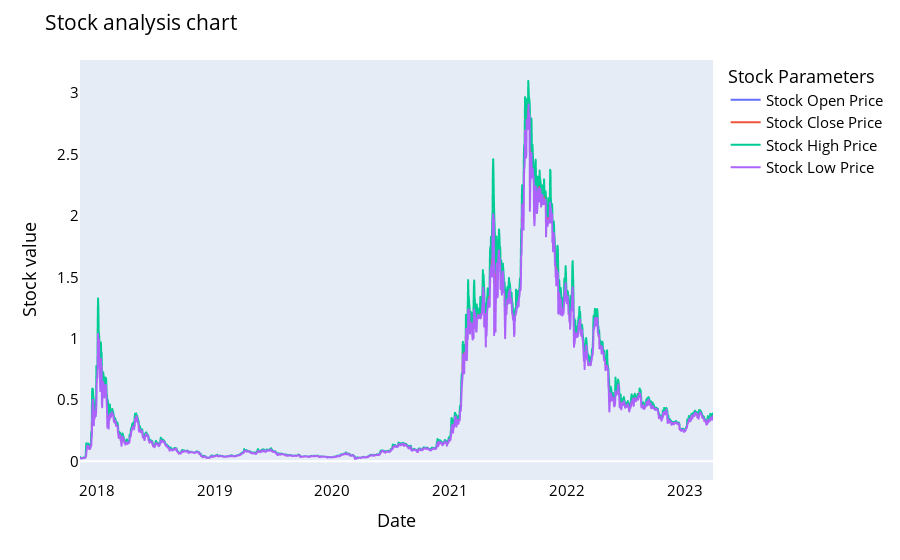

Here is the notebook cell this chart was saved with:
### Code cell
names = cycle(['Stock Open Price','Stock Close Price','Stock High Price','Stock Low Price'])

fig = px.line(y_overall, x=y_overall.Date, y=[y_overall['Open'], y_overall['Close'], 
                                          y_overall['High'], y_overall['Low']],
             labels={'Date': 'Date','value':'Stock value'})
fig.update_layout(title_text='Stock analysis chart', font_size=15, font_color='black',legend_title_text='Stock Parameters')
fig.for_each_trace(lambda t:  t.update(name = next(names)))
fig.update_xaxes(showgrid=False)
fig.update_yaxes(showgrid=False)

fig.show()

### Figure 1 — Plotly figure (JSON) as saved in the notebook; plotly's stock layout.template omitted (floating-point values rounded to 4 significant figures; data arrays with more than 128 entries replaced by an {"elided": "..."} marker saying what was removed)
{"data": [{"hovertemplate": "variable=Open<br>Date=%{x}<br>Stock value=%{y}<extra></extra>", "legendgroup": "Open", "line": {"color": "#636efa", "dash": "solid"}, "marker": {"symbol": "circle"}, "mode": "lines", "name": "Stock Open Price", "showlegend": true, "type": "scattergl", "x": {"elided": "1968 str values"}, "xaxis": "x", "y": {"elided": "1968 float values"}, "yaxis": "y"}, {"hovertemplate": "variable=Close<br>Date=%{x}<br>Stock value=%{y}<extra></extra>", "legendgroup": "Close", "line": {"color": "#EF553B", "dash": "solid"}, "marker": {"symbol": "circle"}, "mode": "lines", "name": "Stock Close Price", "showlegend": true, "type": "scattergl", "x": {"elided": "1968 str values"}, "xaxis": "x", "y": {"elided": "1968 float values"}, "yaxis": "y"}, {"hovertemplate": "variable=High<br>Date=%{x}<br>Stock value=%{y}<extra></extra>", "legendgroup": "High", "line": {"color": "#00cc96", "dash": "solid"}, "marker": {"symbol": "circle"}, "mode": "lines", "name": "Stock High Price", "showlegend": true, "type": "scattergl", "x": {"elided": "1968 str values"}, "xaxis": "x", "y": {"elided": "1968 float values"}, "yaxis": "y"}, {"hovertemplate": "variable=Low<br>Date=%{x}<br>Stock value=%{y}<extra></extra>", "legendgroup": "Low", "line": {"color": "#ab63fa", "dash": "solid"}, "marker": {"symbol": "circle"}, "mode": "lines", "name": "Stock Low Price", "showlegend": true, "type": "scattergl", "x": {"elided": "1968 str values"}, "xaxis": "x", "y": {"elided": "1968 float values"}, "yaxis": "y"}], "layout": {"font": {"color": "black", "size": 15}, "legend": {"title": {"text": "Stock Parameters"}, "tracegroupgap": 0}, "margin": {"t": 60}, "title": {"text": "Stock analysis chart"}, "xaxis": {"anchor": "y", "domain": [0, 1], "showgrid": false, "title": {"text": "Date"}}, "yaxis": {"anchor": "x", "domain": [0, 1], "showgrid": false, "title": {"text": "Stock value"}}}}
